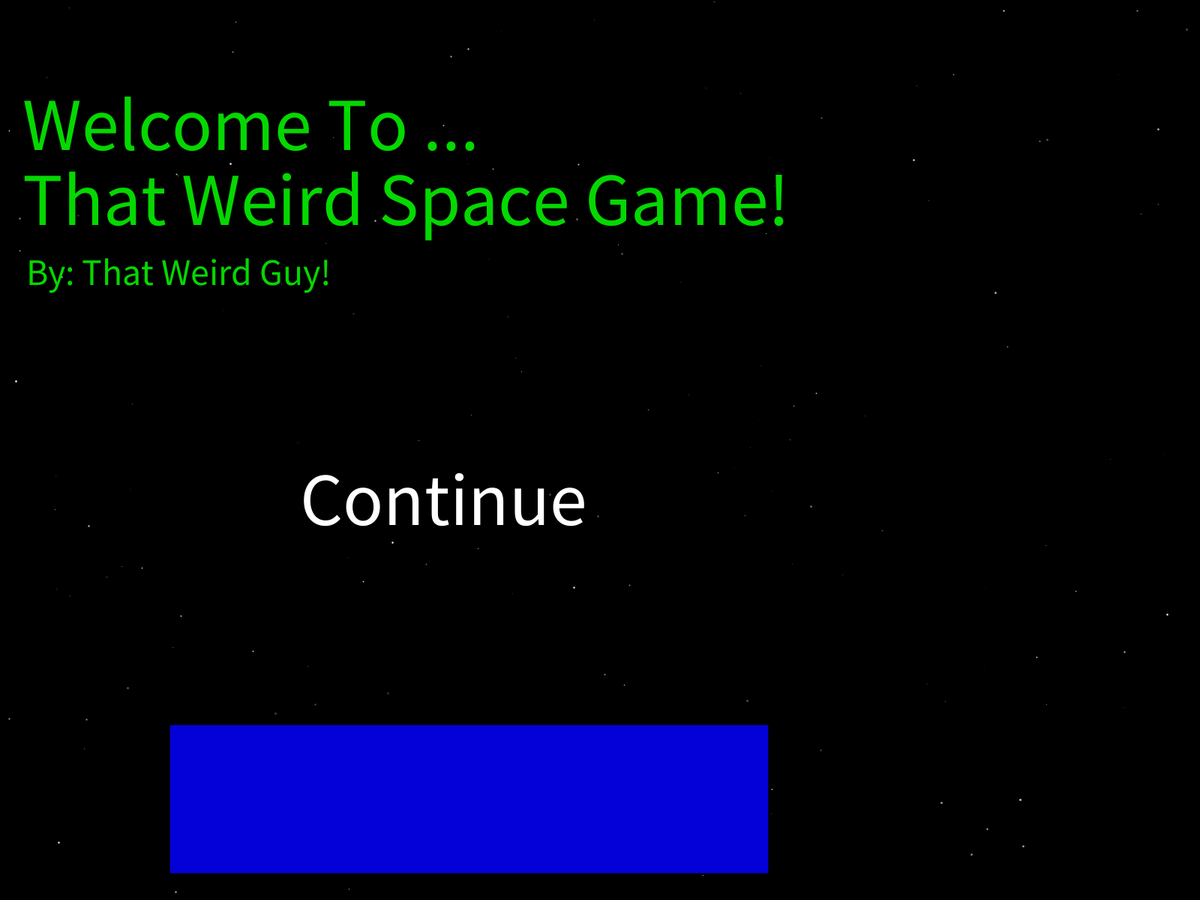
Frame 1 (no input)
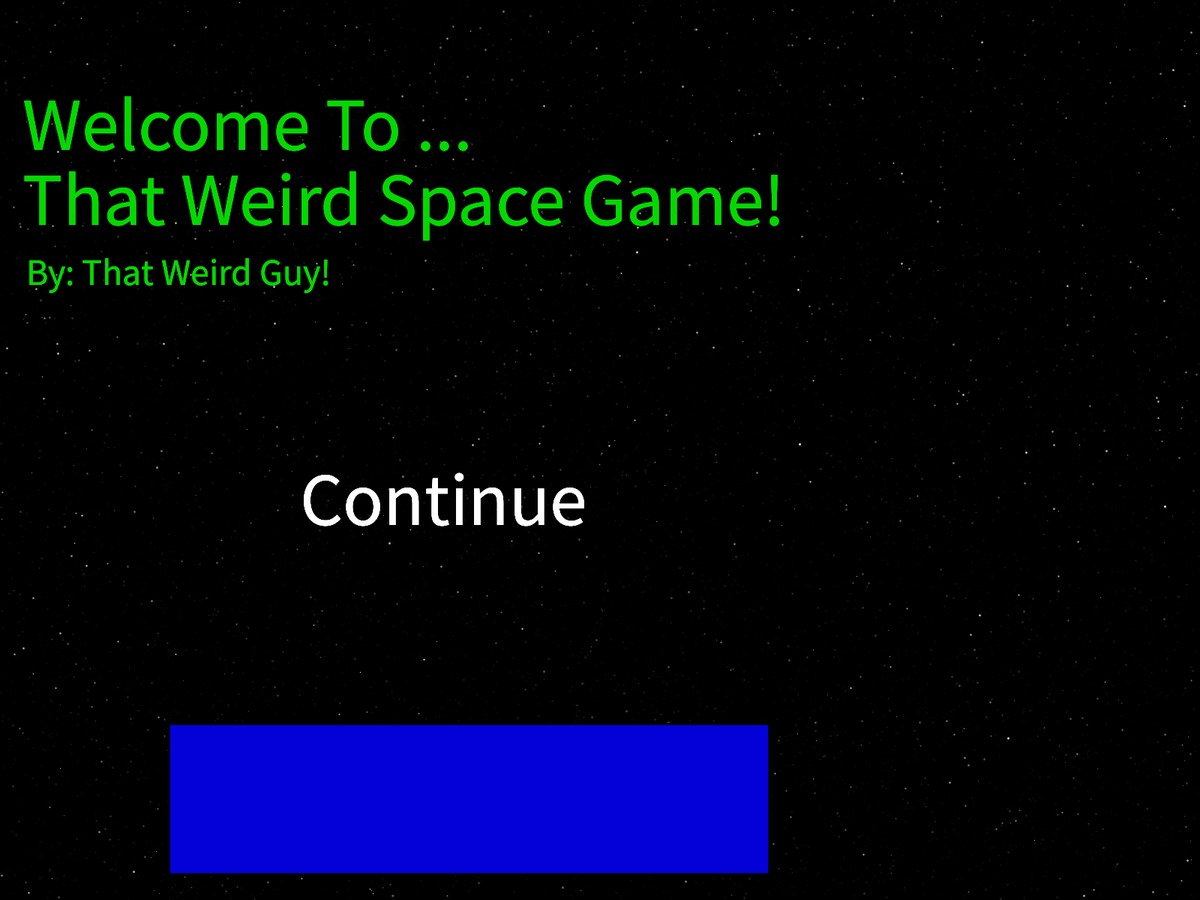
Frame 60 (the mouse pressed at the canvas centre just before this capture)
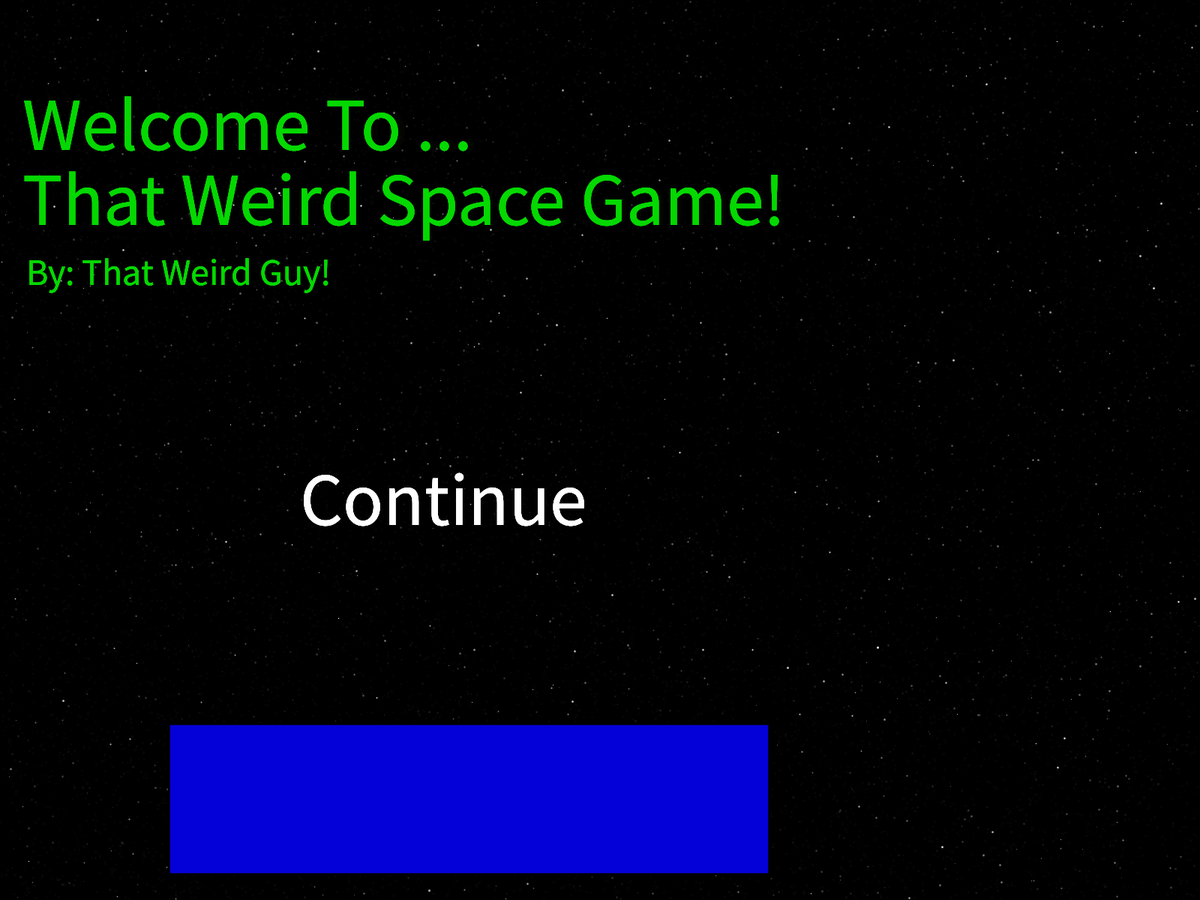
Frame 120 (the mouse held since frame 60 and released just before this capture)

The Processing sketch that drew these frames (run headless with seeded random() and noise(); from frame 60 on, the mouse is pressed at the canvas centre):

// Processing sketch: Final_Project_Actual
// ── Final_Project_Actual.pde
int px, py, psizeX = 25, psizeY = 25, pspeed = 10, pdelay, pburstSize = 5;
boolean left, right, up, down;
boolean screenFlash;
ArrayList<bullet> pbullets = new ArrayList();
int sheild = 50, time = 2000;
int blueSpawn = 1;

int state = 0;

void setup(){
  fullScreen();
  colorMode(HSB, 100, 100, 100, 100);
  background(0,0,0);
  px = 20;
  py = 20;
  noStroke();
  frameRate(60);
}

void draw(){
  noStroke();
  fill(0, 0, 0, 10); //background fill
  rect(0, 0, width, height); //background
  if(state == 0){
    TitleScreen();
  }
  if(state == 1){
    
  }
  
}
// ── Bullets.pde
class bullet {

  float x, y, xSize, ySize, dirx, diry, speed, penatration;
  color c;

  public bullet(float x, float y, float targetX, float targetY, float speed, float xSize, float ySize, float penatration, color c) {
    this.x = x;
    this.y = y;
    this.xSize = xSize;
    this.ySize = ySize;
    this.speed = speed;
    this.penatration = penatration;
    this.c = c;
    dirx = ((x-targetX)/dist(targetX, targetY, x, y)*this.speed);
    diry = ((y-targetY)/dist(targetX, targetY, x, y)*this.speed);
  }


  void faire() {
    fill(c);
    rect(x, y, xSize, ySize);
    x-=dirx;
    y-=diry;
    return;
  }
  
}
// ── Buton_Box.pde
boolean buton(float x, float y, float Width, float Height, color c) {
  boolean toReturn = false;
  if (mousePressed && mouseX+psizeX>x && mouseY+psizeY>y && mouseX<x+Width && mouseY<y+Height) {
    toReturn = true;
  }
  fill(c);
  stroke(0, 0, 0);
  strokeWeight(2);
  rect(x, y, Width, Height);
  return toReturn;
}
// ── Title_Screen.pde
void TitleScreen() {

  for (int i = 200; i > 0; i--) {
    strokeWeight(random(3));
    stroke(random(100));
    point(random(1, width - 1), random(1, height - 1));
    if (buton(225, height - 235, 800, 200, color(67, 100, 85))) {
      state = 1;
    }
  }
  strokeWeight(random(3));
  fill(33, 100, 85);
  textSize(100);
  text("Welcome To ...", 30, 200);
  text("That Weird Space Game!", 30, 300);

  textSize(50);
  fill(33, 100, 85);
  text("By: That Weird Guy!", 35, 380);

  textSize(100);
  fill(0, 0, 100);
  text("Continue", 400, 700);

  if (buton(225, height - 235, 800, 200, color(100, 100, 100, 0))) background(0, 0, 0);
}
// ── astroid.pde
class astroid{
  
  float x,y,xSpeed,ySpeed,xSize,ySize;
  
    public astroid(float x, float y, float xSpeed, float ySpeed, float xSize, float ySize) {
    this.x = x;
    this.y = y;
    this.xSpeed = xSpeed;
    this.ySpeed = ySpeed;
    this.xSize = xSize; 
    this.ySize = ySize;
  }
  
  boolean rectHitBox(float x, float y,float Width,float Height){
    boolean toReturn = false;
    if(px+psizeX>x && py+psizeY>y && px<x+Width && py<y+Height)
      toReturn = true;
  
    return toReturn;
}

  boolean faire(){
    boolean var = false;
    if(rectHitBox(x,y,xSize,ySize)){
    var = true;
    }
    fill(100, 100, 100, 100);
    rect(x,y,xSize,ySize);
    x += xSpeed;
    y += ySpeed;
    //if(x>=width)xSpeed*=-1;
    //if(x<=0)xSpeed*=-1;
    if(y>=height)ySpeed*=-1;
    if(y<=0)ySpeed*=-1;
    return var;
  }
}
// ── blueguy.pde

class blueguy{
  
  float x,y,difficulty,xSize,ySize,pastx,pasty,speed;
  
    public blueguy(float x, float y, float difficulty, float speed, float xSize, float ySize) {
    this.x = x;
    this.y = y;
    this.difficulty = difficulty;
    this.xSize = xSize; 
    this.ySize = ySize;
    this.speed = speed;
  }
  
  boolean rectHitBox(float x, float y,float Width,float Height){
    boolean toReturn = false;
    if(px+psizeX>x && py+psizeY>y && px<x+Width && py<y+Height)
      toReturn = true;
  
    return toReturn;
}

  boolean faire(){
    pasty = py;
    pastx = px;
    
    boolean var = false;
    if(rectHitBox(x,y,xSize,ySize)){
    var = true;
    }
    fill(67, 100, 100, 100);
    rect(x,y,xSize,ySize);
    x-=((x-pastx)/dist(pastx, pasty, x, y)*this.speed);
    y-=((y-pasty)/dist(pastx, pasty, x, y)*this.speed);
    return var;
  }
}
// ── characterMovement.pde

void keyPressed(KeyEvent evt) {
  int keyVal = evt.getKeyCode();
    if(keyVal == 87)
      up = true;
    if(keyVal == 83)
      down = true;
    if(keyVal == 65)
      left = true;
    if(keyVal == 68)
      right = true;
    
    
}

void keyReleased(KeyEvent evt) {
  int keyVal = evt.getKeyCode();
    if(keyVal == 87)
      up = false;
    if(keyVal == 83)
      down = false;
    if(keyVal == 65)
      left = false;
    if(keyVal == 68)
      right = false;
}
// ── purpleguy.pde
class purpleguy {

  ArrayList<bullet> list = new ArrayList();
  float x, y, xSize, ySize, purpleDelay, bulletSpeed, purpleDelayControl, life, damage;
  boolean random = parseBoolean(parseInt(random(1)));

  public purpleguy(float x, float y, float xSize, float ySize, float delay, float bulletSpeed, float life, float damage) {
    this.x = x;
    this.y = y;
    this.xSize = xSize;
    this.ySize = ySize;
    purpleDelay = delay;
    this.bulletSpeed = bulletSpeed;
    this.life = life;
    this.damage = damage;
  }

  boolean rectHitBox(float x, float y, float Width, float Height) {
    boolean toReturn = false;
    if (px+psizeX>x && py+psizeY>y && px<x+Width && py<y+Height)
      toReturn = true;
    return toReturn;
  }

  boolean faire() {
    boolean var = false;
    if (rectHitBox(x, y, xSize, ySize)) {
      var = true;
    }
    fill(76, 100, 100, 100);
    rect(x, y, xSize, ySize);

    if (purpleDelayControl <= 0) { 
      fill(35, 100, 75, 100);
      list.add(new bullet(x+xSize/2, y+ySize/2, px, py, bulletSpeed, 5, 5, 10, color(76, 100, 100, 100)));
      purpleDelayControl = purpleDelay;
    }

    for (int i = list.size() -1; i >= 0; i--) {
      list.get(i).faire();
      if (list.get(i).x>width || list.get(i).x<0 || list.get(i).y>height || list.get(i).y < 0) {
        list.remove(i);
      }
    }


    for (int b = list.size() -1; b >= 0; b--) 
      if (b!=list.size()) 
        if (list.get(b).x+list.get(b).xSize>px && list.get(b).y+list.get(b).ySize>py && list.get(b).x<px+psizeX && list.get(b).y<py+psizeY) {
          list.remove(b);
          sheild -= damage;
        }
        
    
    for (int b = pbullets.size() -1; b >= 0; b--) 
      if (b!=pbullets.size()) 
        if (pbullets.get(b).x+pbullets.get(b).xSize>x && pbullets.get(b).y+pbullets.get(b).ySize>y && pbullets.get(b).x<x+xSize && pbullets.get(b).y<y+ySize){ 
          life -= 1;
          pbullets.remove(b);
        }
    
    if(life <= 0 )
      var = true;
    
    purpleDelayControl--;
    println(life);
    return var;
  }
}
